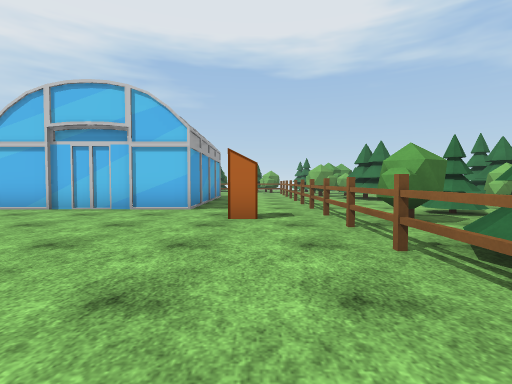
View 1 (above)

15 first-person views from a walk through a 3-D level made in the Unity game engine. The camera is 1.2 m above the floor, tilts 2° down and sees 85° across. The floor is counted in squares, 2 m on a side. Each view is taken from the middle of a square. On the plan, view 1 faces up. The plan holds only what a view shows up to about 9 squares ahead; the rest is blank. The place goes on beyond the plan. The player character is not drawn. Some surface patterns are stand-ins.

View 2
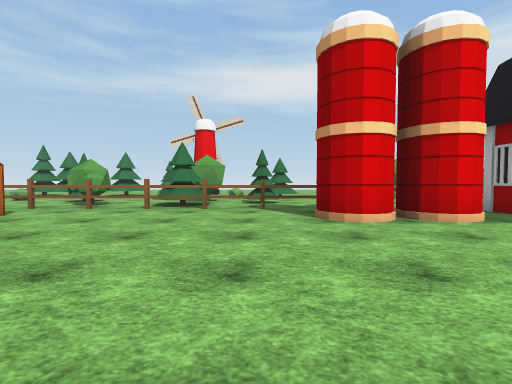

View 3
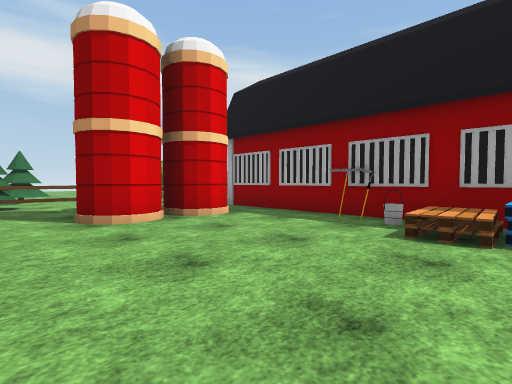

View 4
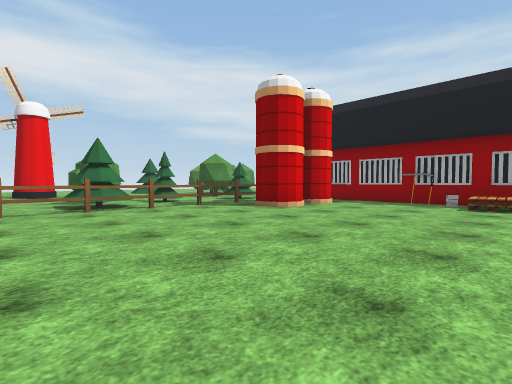

View 5
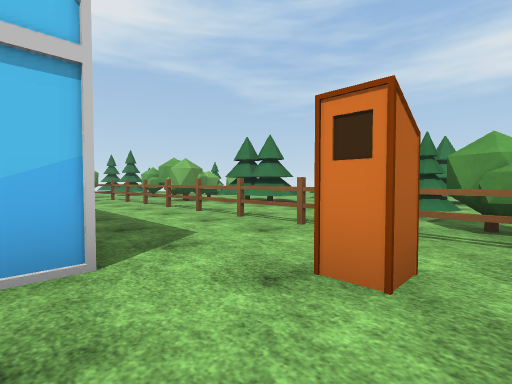

View 6
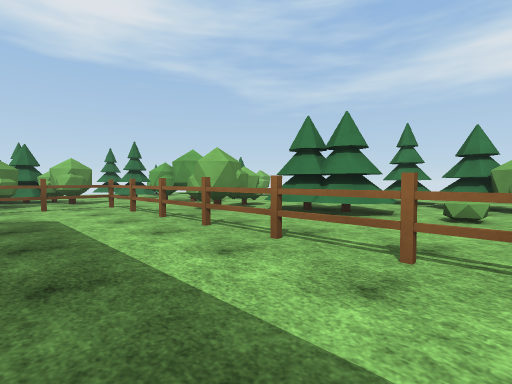

View 7
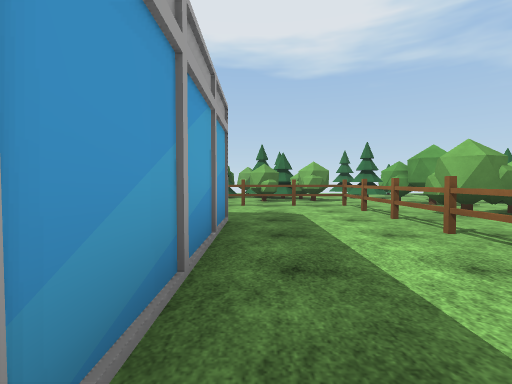

View 8
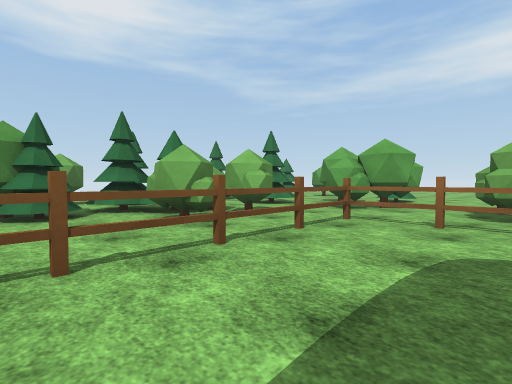

View 9
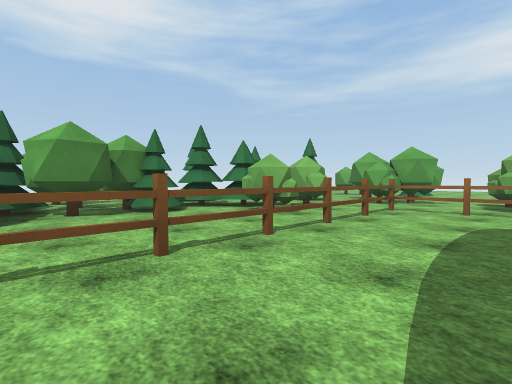

View 10
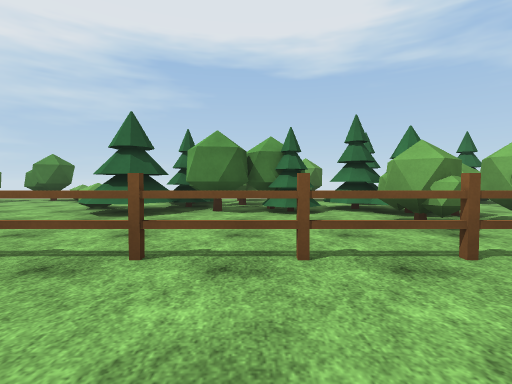

View 11
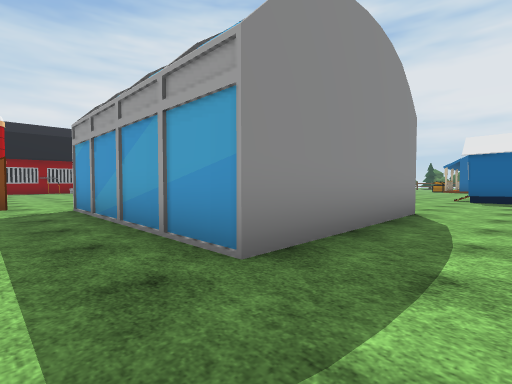

View 12
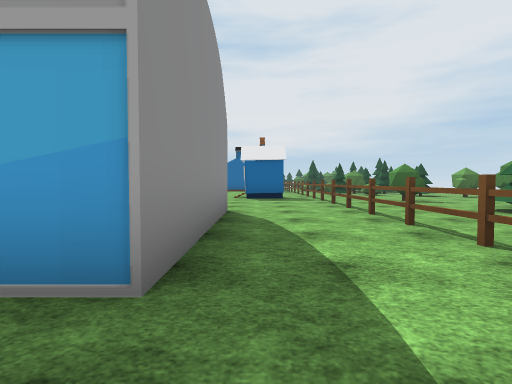

View 13
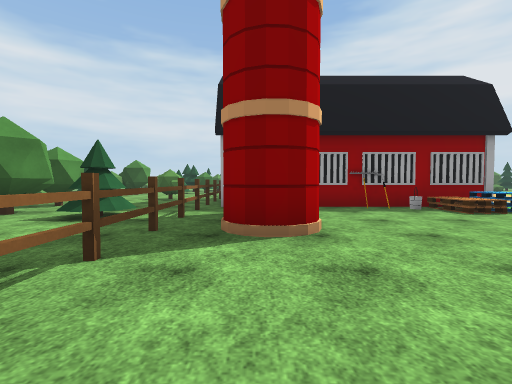

View 14
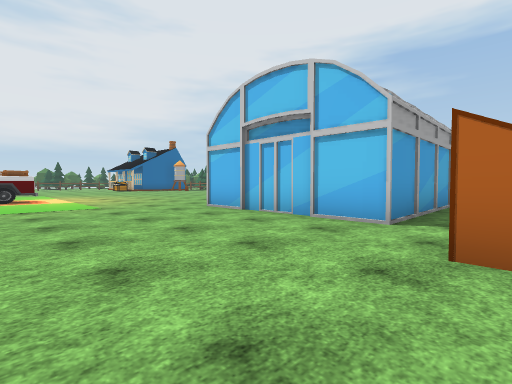

View 15
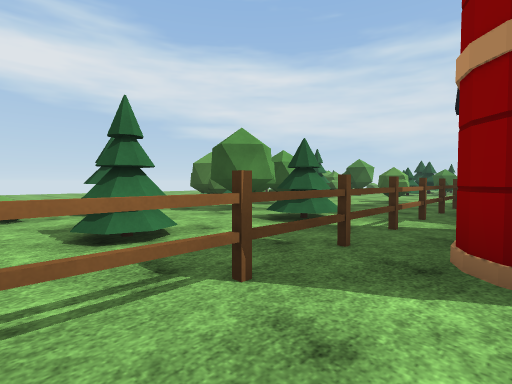

### Floor plan
Key: @ floor where view 1 was taken; # wall or solid block; x gap in a wall; . floor; / step, stairs or slope; ^ raised ledge; T thing the floor can be seen under or through; O other object.
Columns run from 5 left of view 1 to 9 right of it. Each row starts with its distance up from view 1.
 18 O##OOO..O
 17 /....O^.O.
 16 ....#.#...#
 15 ......x.##.O.
 14 TTTTTTT..#....
 13 ......T..x....
 12 ........##..
 11 ####..T..O..
 10    #..T..OO.OO
  9    #..T..O...O.
  8    #..T..O..O..
  7 ####..T....# .
  6 #.....T.....OO
  5 .....OT..O...O
  4 ......TT..
  3 ......T....
  2 .......OO#.
  1 ......T....O
  0 .....@T.O...
 -1 .....OT....O
 -2 .....OT.....
 -3 .....OT.Ox#.
 -4 OO....T...###
 -5 O#O##O#.. #
 -6       #..
 -7       #...
 -8        .#.
 -9        ..

Positions as (right, up) in squares from view 1, and headings:
1: (0, 0), facing up
2: (-5, 0), facing right
3: (-5, 0), facing down-right
4: (-5, 4), facing down-right
5: (-2, 4), facing up-right
6: (-1, 7), facing up-right
7: (-1, 7), facing up
8: (-3, 12), facing up-right
9: (-5, 12), facing up-right
10: (-3, 12), facing up
11: (0, 13), facing down-left
12: (0, 12), facing left
13: (0, 2), facing down
14: (0, 2), facing up-left
15: (0, 1), facing down-right
